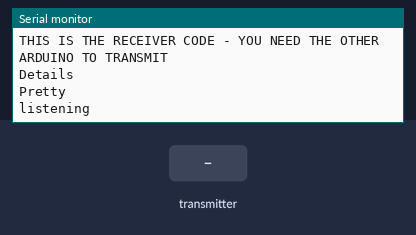
The sketch below on a simulated Arduino Nano, built with avr-gcc and run on an emulated ATmega328P. Shown: the last lines printed to the serial monitor. The test bench sets the inputs (shaded band). No radio packets arrive unless stated.

Above: at 1.2 s.
1.3 s: the transmitter starts sending data = 0
At 1.37 s:
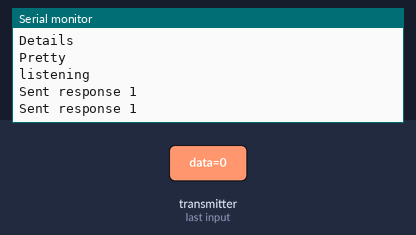
3.2 s: the transmitter starts sending data = 64
At 3.27 s:
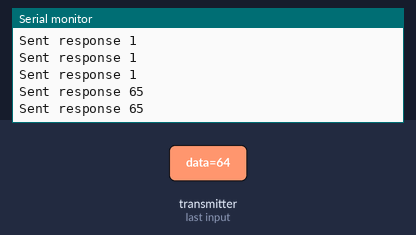

The sketch:

Reciever.ino
```cpp
#include "Arduino.h"
#include <SPI.h>
#include <RF24.h>
#include <printf.h>

// This is just the way the RF24 library works:
// Hardware configuration: Set up nRF24L01 radio on SPI bus (pins 10, 11, 12, 13) plus pins 7 & 8
// https://github.com/RalphBacon/nRF24L01-transceiver/blob/master/nRF24L01_Test_Node_0/nRF24L01_Test_Node_0.ino
RF24 radio(7, 8);

byte addresses[][6] = {"1Node","2Node"};

long previousMillis = 0;
long interval = 10000;

// -----------------------------------------------------------------------------
// SETUP   SETUP   SETUP   SETUP   SETUP   SETUP   SETUP   SETUP   SETUP
// -----------------------------------------------------------------------------
void setup() {
  Serial.begin(9600);
  //while (!Serial.available()) {
    // wait for user input for Nano
  //}

  Serial.println("THIS IS THE RECEIVER CODE - YOU NEED THE OTHER ARDUINO TO TRANSMIT");

  // Initiate the radio object
  radio.begin();

  // Set the transmit power to lowest available to prevent power supply related issues
  radio.setPALevel(RF24_PA_MAX);

  // Set the speed of the transmission to the quickest available
  radio.setDataRate(RF24_1MBPS);

  // Use a channel unlikely to be used by Wifi, Microwave ovens etc
  radio.setChannel(124);

  // Open a writing and reading pipe on each radio, with opposite addresses
  radio.openWritingPipe(addresses[0]);
  radio.openReadingPipe(1, addresses[1]);

  delay(20);

  Serial.println("Details");
  // For debugging info
  printf_begin();             // needed only once for printing details
  radio.printDetails();       // (smaller) function that prints raw register values
  Serial.println("Pretty");
  radio.printPrettyDetails(); // (larger) function that prints human readable data

  // Start the radio listening for data
  radio.startListening();
  Serial.println("listening");
}

// -----------------------------------------------------------------------------
// We are LISTENING on this device only (although we do transmit a response)
// -----------------------------------------------------------------------------
void loop() {
   unsigned long currentMillis = millis();

  /*if(currentMillis - previousMillis > interval)
  {
          Serial.println("listening details");
          // For debugging info
          //printf_begin();             // needed only once for printing details
          //radio.printDetails();       // (smaller) function that prints raw register values
          Serial.println("Pretty");
          radio.printPrettyDetails(); // (larger) function that prints human readable data
          // save the last time you blinked the LED
          previousMillis = currentMillis;
  }
  */
  // This is what we receive from the other device (the transmitter)
  unsigned char data;

  // Is there any data for us to get?
  if ( radio.available()) {

    // Go and read the data and put it into that variable
    while (radio.available()) {
      radio.read( &data, sizeof(char));
    }

    // No more data to get so send it back but add 1 first just for kicks
    // First, stop listening so we can talk
    radio.stopListening();
    data++;
    radio.write( &data, sizeof(char) );

    // Now, resume listening so we catch the next packets.
    radio.startListening();

    // Tell the user what we sent back (the random numer + 1)
    Serial.print("Sent response ");
    Serial.println(data);

    delay(20);
  }
}
```

Measured:
- after the input at 1.3 s, the serial monitor: prints a new line at once (image 1)
- after the input at 3.2 s, the serial monitor: prints a new line at once (image 2)
